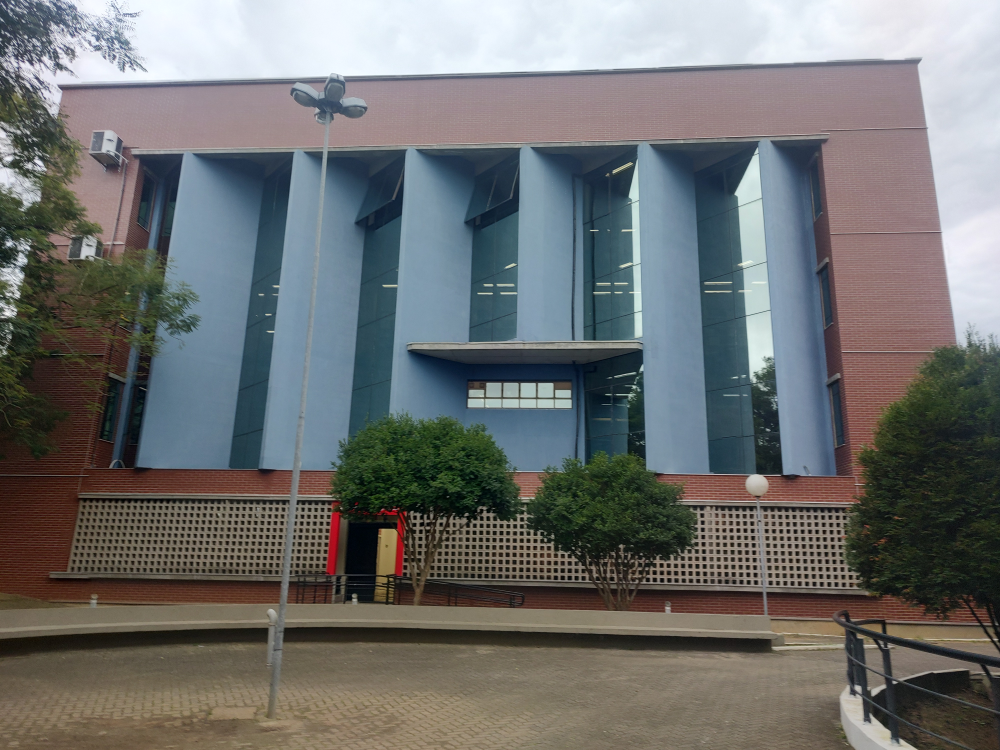
#> input picture src/assets/image_10.jpg, 4000 x 3000 px (shown at 1/4 size); its folder holds only this picture in this run
$ python __main__.py
#> lines starting #> are read from the running program, lines starting #| are printed output that depends on the picture; after the words box and inside, x2 and y2 are one past the last pixel; in counts of white or black regions, pixels touching at a corner belong together
#> in main, img is the input picture: shape (3000, 4000, 3); mean B, G, R 111.4, 112, 110.6
import cv2
import numpy as np
from glob import glob

# Função que retorna todos os caminhos das imagens em uma lista
def import_images():
    return glob('assets/*.jpg')

# Função que mostras as imagens em janelas
def show_image(window_name: str, image):
    cv2.imshow(window_name, image)
    cv2.waitKey(0)
    cv2.destroyAllWindows

# Função que realiza o fluxo de PDI a partir das outraas funções existente, retornando a imagem final
def process_image(image):
    upper_half, lower_half = split_image(image)
    segmented_upper_half, segmented_lower_half = segment_image_by_color(upper_half, lower_half)
    reconnected_image = reconnect_image(segmented_upper_half, segmented_lower_half)
    changed_color_image = change_color(reconnected_image)
    return apply_color_on_original(image, changed_color_image)

# Função que divide a imagem, gerando uma parte de cima e uma de baixo
def split_image(image):
    h = image.shape[0]
    half = h // 2

    upper_half = image[:half, :]
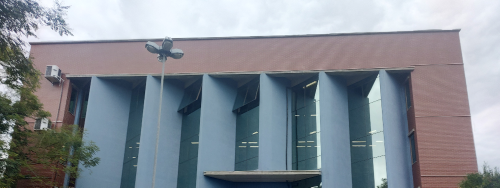
#> upper_half: shape (375, 1000, 3) (shown at 1/2 size); mean B, G, R 149.6, 141.5, 134.9
    lower_half = image[half:, :]
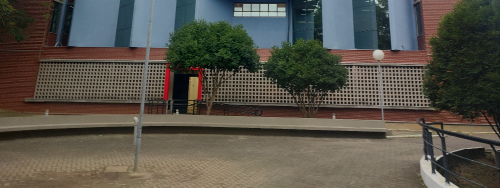
#> lower_half: shape (375, 1000, 3) (shown at 1/2 size); mean B, G, R 73.5, 82.7, 86.4

    return upper_half, lower_half

# Função que reconecta a imagem dividida
def reconnect_image(upper_half, lower_half):
    reconnected_image = cv2.vconcat([upper_half, lower_half])
    return reconnected_image

# Função que segmenta a imagem em cima das cores escolhidas, retornando as duas partes segmentadas
def segment_image_by_color(upper_half, lower_half):
    # É gerada uma versão das duas partes em HSV
    hsv_upper = cv2.cvtColor(upper_half, cv2.COLOR_BGR2HSV)
#> hsv_upper: shape (375, 1000, 3); mean H, S, V 103.2, 55.2, 155.4
    hsv_lower = cv2.cvtColor(lower_half, cv2.COLOR_BGR2HSV)
#> hsv_lower: shape (375, 1000, 3); mean H, S, V 40.1, 82.5, 94.6

    # São estabelecidos os limites mínimos e máximos de cor, sendoe estabelecidos quatro grupos de limites, dois para a parte de cima e dois para a parte de baixo
    limit_lo_red1 = np.array([0, 10, 50])
    limit_up_red1 = np.array([15, 255, 255])
    limit_lo_red2 = np.array([150, 10, 50])
    limit_up_red2 = np.array([180, 255, 255])

    limit_lo_red3 = np.array([0, 75, 50])
    limit_up_red3 = np.array([15, 255, 255])
    limit_lo_red4 = np.array([170, 75, 50])
    limit_up_red4 = np.array([180, 255, 255])

    # São criadas duas máscaras para cada parte, que geram duas imagens segmentadas que então são unidas e retornadas
    upper_half_mask_red = cv2.inRange(hsv_upper, limit_lo_red1, limit_up_red1)
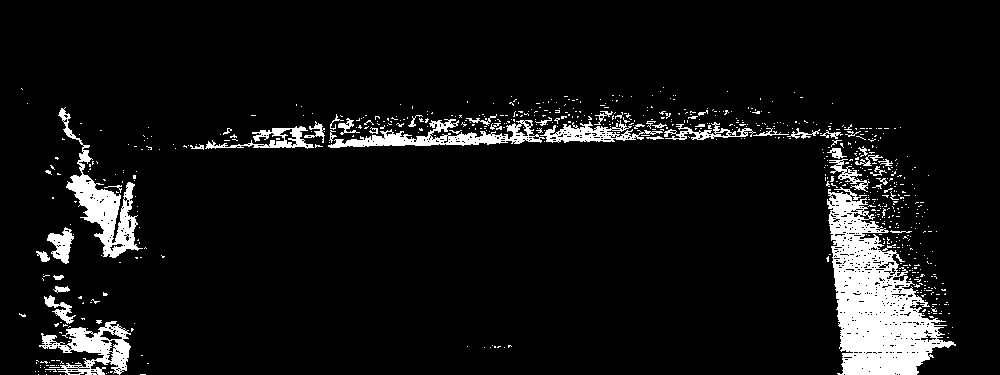
#> upper_half_mask_red: shape (375, 1000); 7.2% white; 700 white regions (652 under 20 px), largest, box (x1, y1, x2, y2) and area: (827, 187, 956, 375) 11679, (58, 107, 143, 258) 3164, (328, 119, 545, 148) 2217
    upper_half_mask_red2 = cv2.inRange(hsv_upper, limit_lo_red2, limit_up_red2)
#> upper_half_mask_red2: shape (375, 1000); 16.4% white; 488 white regions (476 under 20 px), largest, box (x1, y1, x2, y2) and area: (328, 66, 957, 375) 44651, (59, 84, 324, 243) 14687, (132, 223, 150, 249) 274
    upper_half_masked_red = cv2.bitwise_and(upper_half, upper_half, mask=upper_half_mask_red)
    upper_half_masked_red2 = cv2.bitwise_and(upper_half, upper_half, mask=upper_half_mask_red2)
    upper_half_masked_final = cv2.bitwise_or(upper_half_masked_red, upper_half_masked_red2)

    lower_half_mask_red = cv2.inRange(hsv_lower, limit_lo_red3, limit_up_red3)
#> lower_half_mask_red: shape (375, 1000); 10.8% white; 1028 white regions (984 under 20 px), largest, box (x1, y1, x2, y2) and area: (0, 0, 292, 231) 19223, (515, 213, 764, 240) 3707, (767, 219, 944, 247) 3117
    lower_half_mask_red2 = cv2.inRange(hsv_lower, limit_lo_red4, limit_up_red4)
#> lower_half_mask_red2: shape (375, 1000); 0.36% white; 90 white regions (83 under 20 px), largest, box (x1, y1, x2, y2) and area: (325, 138, 340, 201) 532, (396, 160, 403, 201) 202, (841, 21, 850, 69) 128
    lower_half_masked_red = cv2.bitwise_and(lower_half, lower_half, mask=lower_half_mask_red)
    lower_half_masked_red2 = cv2.bitwise_and(lower_half, lower_half, mask=lower_half_mask_red2)
    lower_half_masked_final = cv2.bitwise_or(lower_half_masked_red, lower_half_masked_red2)

    return upper_half_masked_final, lower_half_masked_final

# Recebe a imagem reunida, gerando uma versão HSV, alterando o valor de hue proporcionalmente nessa imagem, e devolvendo ela a um formato BGR
def change_color(image):
    hsv = cv2.cvtColor(image, cv2.COLOR_BGR2HSV)
#> hsv: shape (750, 1000, 3); mean H, S, V 14.9, 12.1, 22.4
    h,s,v = cv2.split(hsv)
    h = (h + 70) % 180
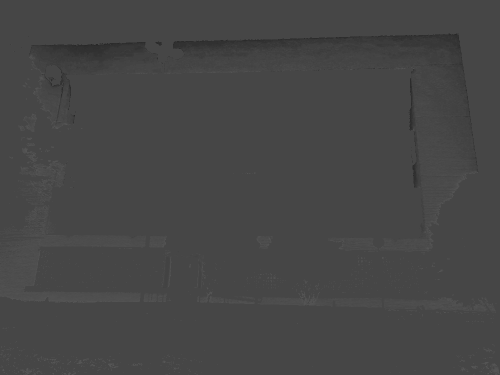
#> h: shape (750, 1000) (shown at 1/2 size); min 40, max 85, mean 69.8
    hsv_modificado = cv2.merge([h,s,v])
#> hsv_modificado: shape (750, 1000, 3); mean H, S, V 69.8, 12.1, 22.4
    bgr = cv2.cvtColor(hsv_modificado, cv2.COLOR_HSV2BGR)
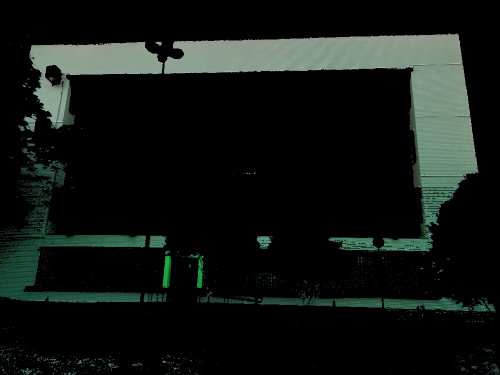
#> bgr: shape (750, 1000, 3) (shown at 1/2 size); mean B, G, R 19.3, 22.4, 17.3

    return bgr

# Aplica a cor na imagem original a partir da união da imagem alterada com uma versão segmentada de forma invertida a imagem original
def apply_color_on_original(original_image, changed_color_image):
    null_value = np.array([0,0,0])
    inverted_mask = cv2.inRange(changed_color_image, null_value, null_value)
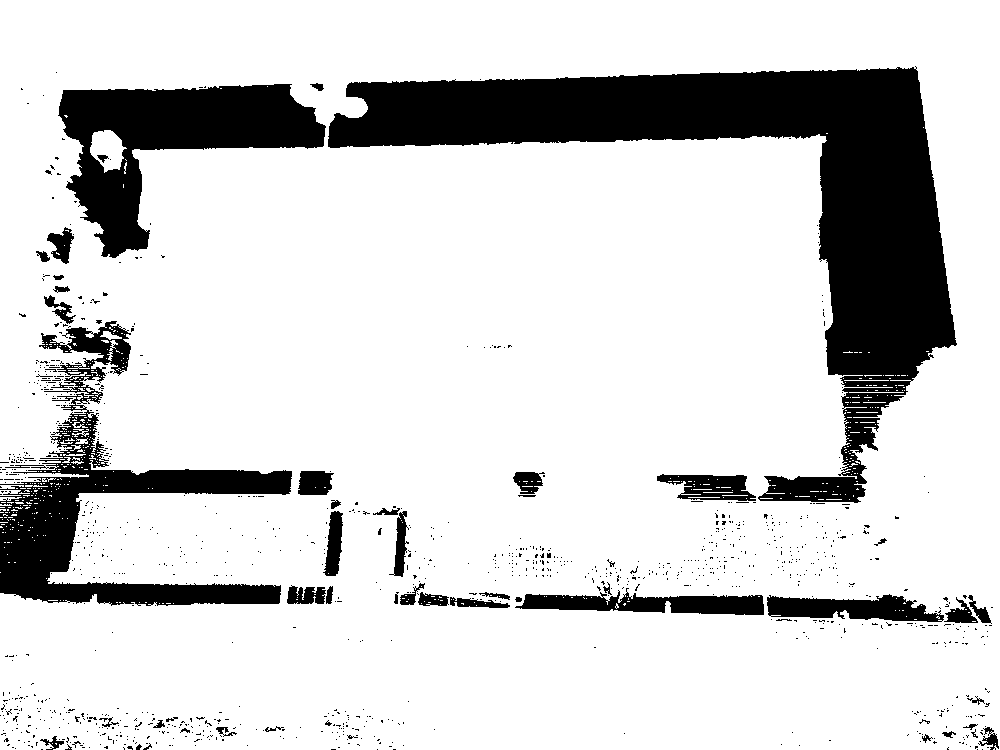
#> inverted_mask: shape (750, 1000); 82.7% white; 1114 black regions (1063 under 20 px), largest, box (x1, y1, x2, y2) and area: (328, 66, 957, 503) 70439, (0, 321, 292, 606) 21477, (58, 84, 326, 258) 19651
    inverted_masked = cv2.bitwise_and(original_image, original_image, mask=inverted_mask)

    return cv2.bitwise_or(inverted_masked, changed_color_image)
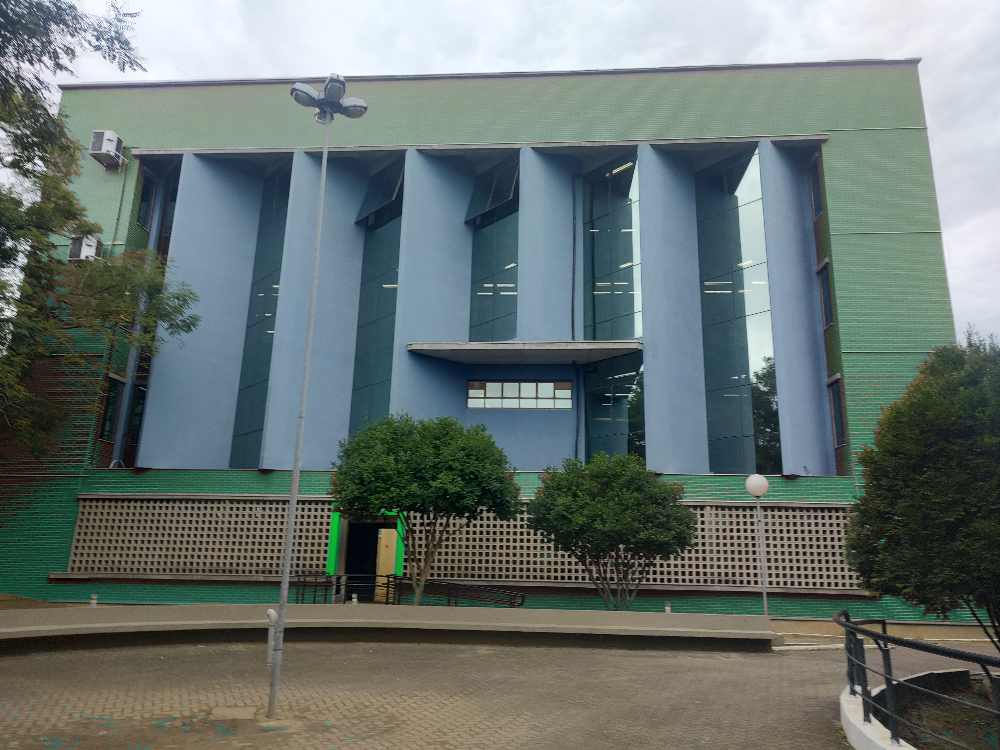
#> returned value: shape (750, 1000, 3); mean of channels 0, 1, 2 113.2, 116.5, 105.6; drawn as B, G, R

# Chama a função de importação de imagens e inicia um loop para alterar todas as imagens listadas
def main():
    paths = import_images()

    for path in paths:
        img = cv2.imread(path)

        # Diminui o tamanho da imagem original proporcionalmente
        img_resized = cv2.resize(img, None, fx=0.25, fy=0.25)

        result = process_image(img_resized)

        show_image("Original", img_resized)
        show_image("Resultado", result)

if __name__ == "__main__":
    main()

$ run again, on src/assets/image_21.jpg
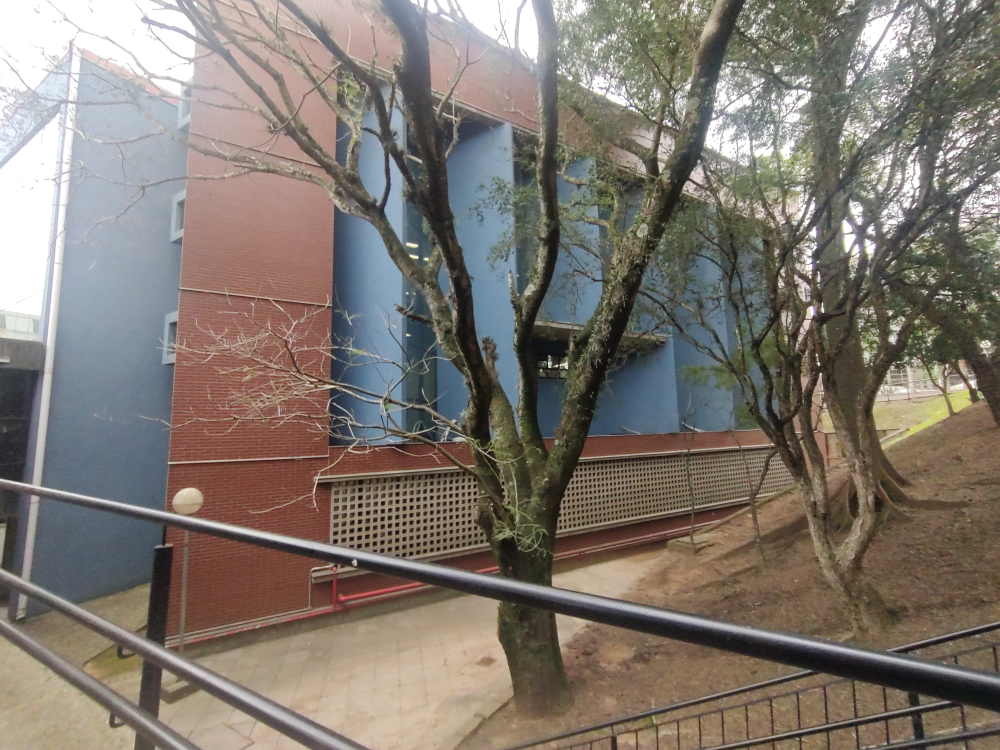
#> input picture src/assets/image_21.jpg, 4000 x 3000 px (shown at 1/4 size)
#> in main, img is the input picture: shape (3000, 4000, 3); mean B, G, R 111.4, 119.5, 127.9
#> hsv_upper: shape (375, 1000, 3); mean H, S, V 53.1, 38.8, 146.2
#> hsv_lower: shape (375, 1000, 3); mean H, S, V 33.8, 76, 120.8
#> in segment_image_by_color, `upper_half_mask_red = cv2.inRange(hsv_upper, limit_lo_red1, limit_up_r..`:
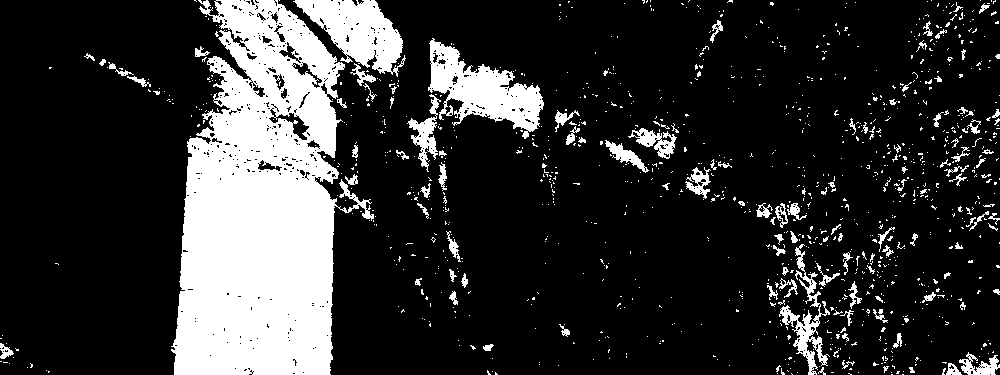
#> upper_half_mask_red: shape (375, 1000); 19.1% white; 1125 white regions (1011 under 20 px), largest, box (x1, y1, x2, y2) and area: (171, 0, 374, 375) 48523, (428, 38, 544, 139) 5152, (293, 0, 406, 77) 4428
#> upper_half_mask_red2: shape (375, 1000); 2.4% white; 832 white regions (759 under 20 px), largest, box (x1, y1, x2, y2) and area: (188, 50, 241, 144) 1665, (456, 38, 490, 73) 545, (500, 68, 538, 91) 326
#> lower_half_mask_red: shape (375, 1000); 28.2% white; 1826 white regions (1712 under 20 px), largest, box (x1, y1, x2, y2) and area: (166, 0, 474, 168) 25392, (551, 110, 839, 262) 17298, (164, 150, 443, 273) 16153
#> lower_half_mask_red2: shape (375, 1000); 0.1% white in thin lines or dots, all inside (x1, y1, x2, y2) = (164, 30, 997, 374)
#> hsv: shape (750, 1000, 3); mean H, S, V 4.3, 20.9, 33.4
#> hsv_modificado: shape (750, 1000, 3); mean H, S, V 72, 20.9, 33.4
#> inverted_mask: shape (750, 1000); 75.1% white; 2912 black regions (2679 under 20 px), largest, box (x1, y1, x2, y2) and area: (166, 0, 474, 543) 81787, (551, 485, 839, 637) 17316, (164, 525, 443, 648) 16438
#> in apply_color_on_original, `return cv2.bitwise_or(inverted_masked, changed_color_image)`:
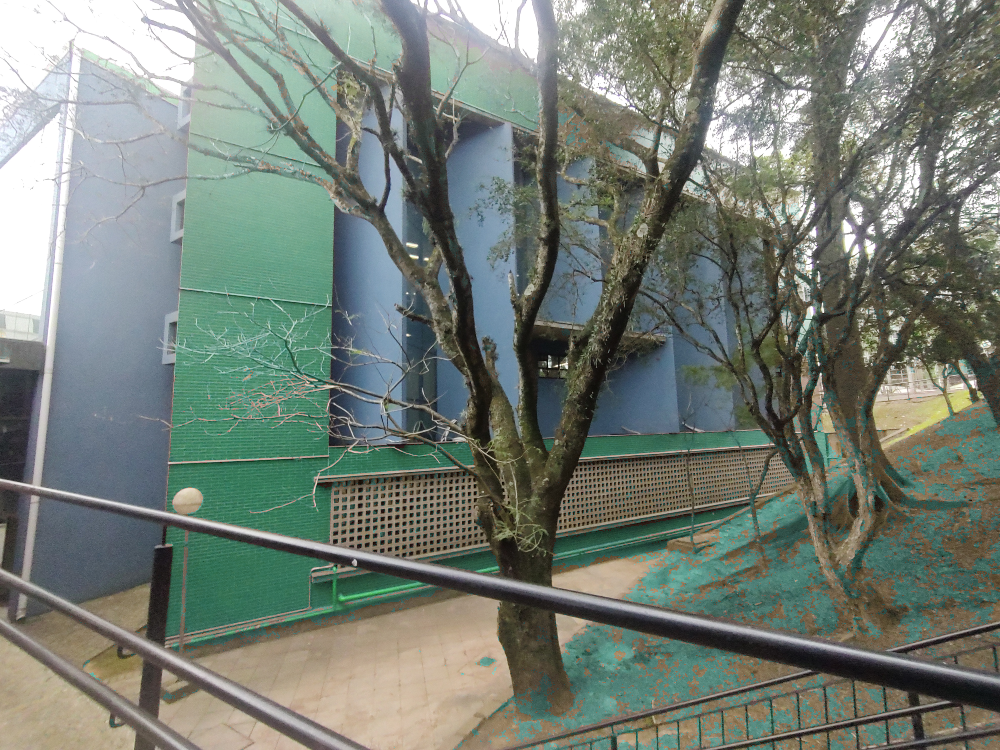
#> returned value: shape (750, 1000, 3); mean of channels 0, 1, 2 117.8, 126.9, 117.6; drawn as B, G, R

$ run again, on src/assets/image_26.jpg
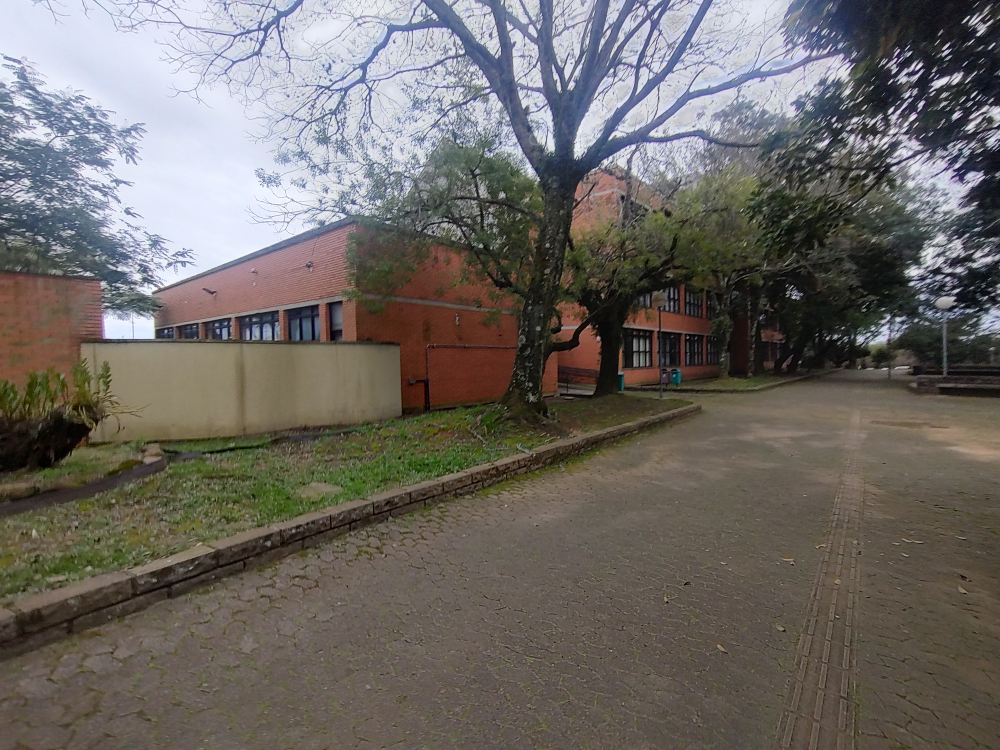
#> input picture src/assets/image_26.jpg, 4000 x 3000 px (shown at 1/4 size)
#> in main, img is the input picture: shape (3000, 4000, 3); mean B, G, R 100.4, 104.7, 109.4
#> hsv_upper: shape (375, 1000, 3); mean H, S, V 83.6, 52.3, 139
#> hsv_lower: shape (375, 1000, 3); mean H, S, V 18.4, 69.3, 94.6
#> in segment_image_by_color, `upper_half_mask_red = cv2.inRange(hsv_upper, limit_lo_red1, limit_up_r..`:
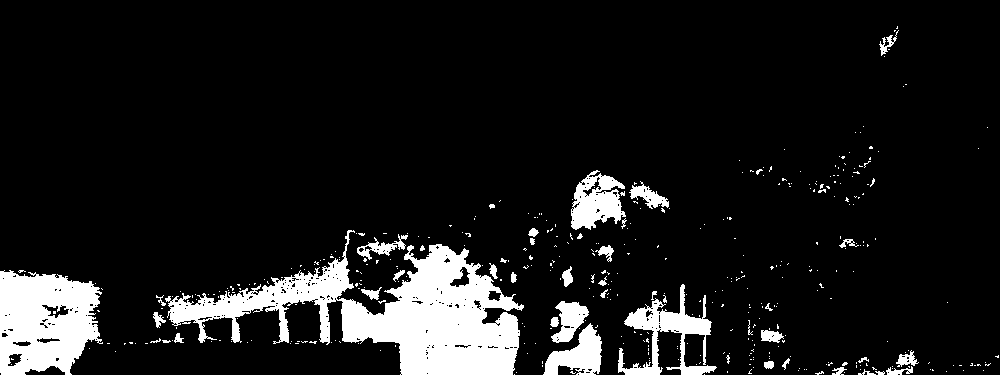
#> upper_half_mask_red: shape (375, 1000); 10.5% white; 419 white regions (375 under 20 px), largest, box (x1, y1, x2, y2) and area: (165, 230, 524, 375) 19568, (0, 270, 103, 375) 8160, (618, 284, 717, 375) 2939
#> upper_half_mask_red2: shape (375, 1000); 2.1% white; 389 white regions (373 under 20 px), largest, box (x1, y1, x2, y2) and area: (154, 225, 365, 337) 5126, (589, 166, 643, 204) 446, (66, 277, 105, 339) 441
#> lower_half_mask_red: shape (375, 1000); 3.6% white; 1877 white regions (1777 under 20 px), largest, box (x1, y1, x2, y2) and area: (400, 0, 512, 34) 2891, (624, 0, 661, 12) 330, (541, 0, 559, 20) 292
#> lower_half_mask_red2: shape (375, 1000); 0.01% white in thin lines or dots, all inside (x1, y1, x2, y2) = (97, 0, 725, 278)
#> hsv: shape (750, 1000, 3); mean H, S, V 2.4, 8.5, 8.5
#> hsv_modificado: shape (750, 1000, 3); mean H, S, V 70.5, 8.5, 8.5
#> inverted_mask: shape (750, 1000); 91.9% white; 2294 black regions (2157 under 20 px), largest, box (x1, y1, x2, y2) and area: (153, 225, 524, 409) 28523, (0, 270, 109, 387) 8972, (618, 284, 717, 387) 3508
#> in apply_color_on_original, `return cv2.bitwise_or(inverted_masked, changed_color_image)`:
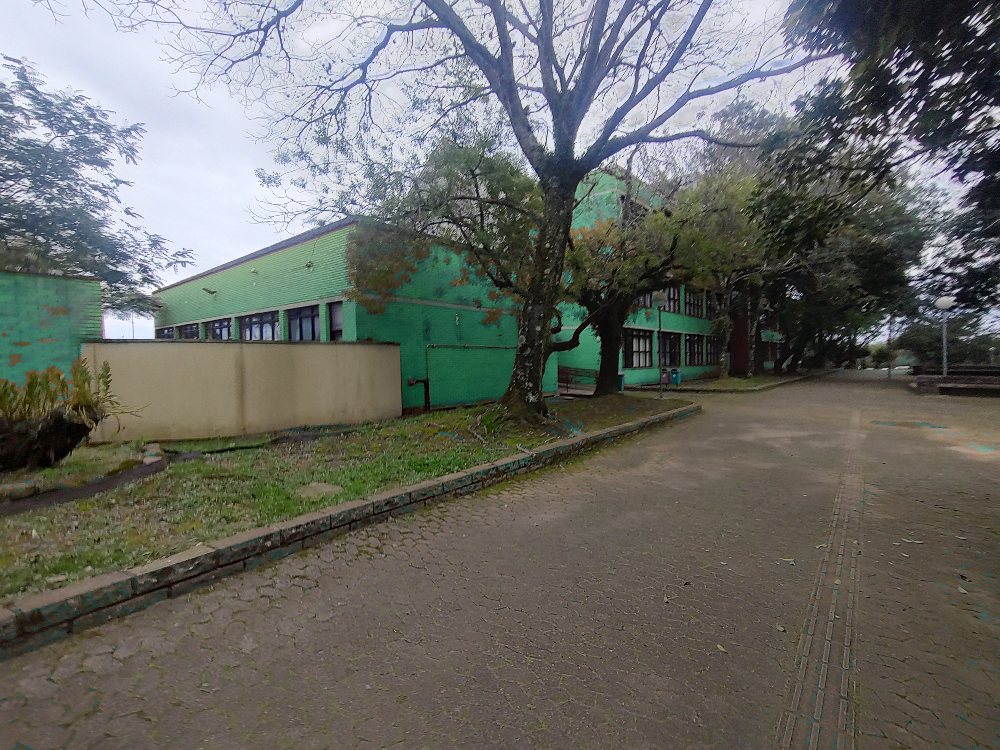
#> returned value: shape (750, 1000, 3); mean of channels 0, 1, 2 102.3, 107.3, 106.2; drawn as B, G, R
